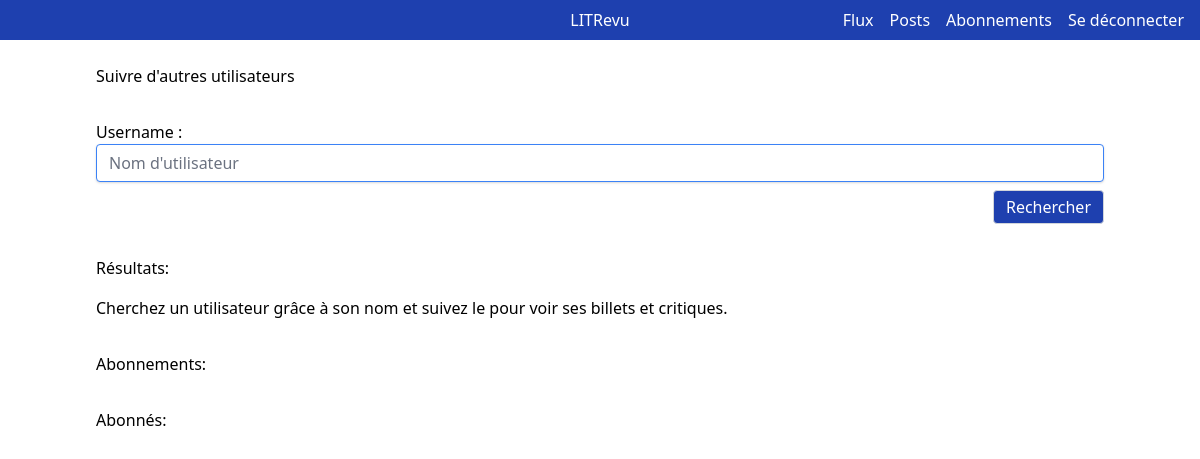
Before: /community/search/ (signed in) with the older database file.
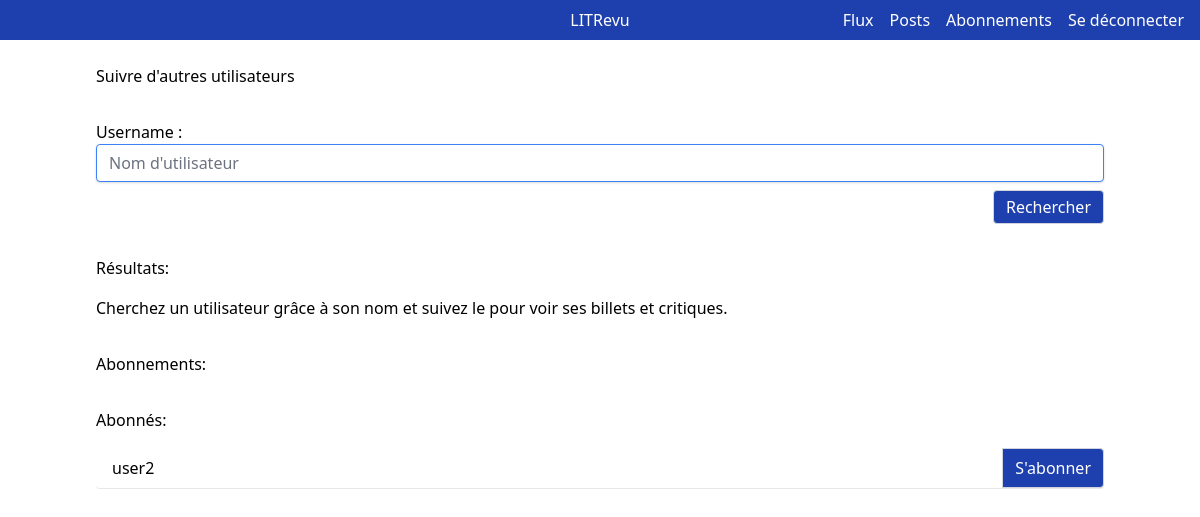
After: the same page with the newer database file.
### authentication/models.py (models this page shows)
class User(AbstractUser):
    pass

### community/views.py (the view, shortened to what this page needs)
# urls.py: path("search/", views.SearchUserView.as_view(), name="search"),
class SearchUserView(LoginRequiredMixin, View):
    results = None
    searched = False
    search_form = SearchUsersForm()
    template_name = "community/search_users_form.html"
    followed_users = []
    followed_by = []
    def get(self, request, *args, **kwargs):
        username = self.request.GET.get("username")
        current_user = self.request.user
        self.followed_users = UserFollows.objects.filter(
            user__id=current_user.id
        )
        self.followed_users = [f.followed_user for f in self.followed_users]
        self.followed_by = UserFollows.objects.filter(
            followed_user__id=current_user.id
        )
        self.followed_by = [
            {"user": f.user, "followed": f.user in self.followed_users}
            for f in self.followed_by
        ]
        return render(
            request,
            "community/search_users_form.html",
            {
                "search_form": self.search_form,
                "results": self.results,
                "searched": self.searched,
                "followed_users": self.followed_users,
                "followed_by": self.followed_by,
            },
        )

### community/forms.py
class SearchUsersForm(forms.Form):
    username = forms.CharField(
        max_length=128,
        required=True,
        widget=forms.TextInput(
            attrs={"class": "text-input", "placeholder": "Nom d'utilisateur"}
        ),
    )

### community/templates/community/search_users_form.html (shortened to what this page needs)
{% extends 'base.html' %}
{% block content %}
<div class="flex flex-col gap-8">
    <h1>Suivre d'autres utilisateurs</h1>
    <form action="" method="GET" class="flex flex-col gap-2 w-full">
        {{ search_form }}
        <button type="submit"
            class="max-w-40 self-end rounded border border-gray-300 px-3 py-1 bg-blue-800 text-white">Rechercher</button>
    </form>
    <div class="flex flex-col gap-4">
        <h2>Résultats: </h2>
        {% if results %}
        {% for r in results %}
        {% include 'community/user_card.html' with user=r.user followed=r.followed %}
        {% endfor %}
        {% elif searched %}
        <h3>
            Aucun utilisateur n'est enregistré avec ce nom.
        </h3>
        {% else %}
        <h3>
            Cherchez un utilisateur grâce à son nom et suivez le pour voir ses billets et critiques.
        </h3>
        {% endif %}
    </div>
    <div class="flex flex-col gap-4">
        <h2>Abonnements:</h2>
    </div>
    <div class="flex flex-col gap-4">
        <h2>Abonnés:</h2>
        {% if followed_by is not empty %}
        {% for u in followed_by %}
        <ul class="flex flex-col gap-4">
            <li>
                {% include 'community/user_card.html' with user=u.user followed=u.followed %}
            </li>
        </ul>
        {% endfor %}
        {% else %}
        <h3>Retrouvez ici les utilisateurs qui vous suivent.</h3>
        {% endif %}
    </div>
</div>
{% endblock  %}

### community/templates/community/user_card.html (shortened to what this page needs)
<div class="flex rounded border-b justify-between">
    <h2 class="px-4 py-2">
        {{ user.username }}
    </h2>
    {% if not followed %}
    <button class="rounded-tr rounded-br border border-gray-300 px-3 py-1 bg-blue-800 text-white  hover:bg-blue-700">
        <a href="{% url 'community:subscribe' user.id %}">
            S'abonner
        </a>
    </button>
    {% endif %}
</div>

Changed rows visible on the page:
now on this page (row edited): User: username "user2"
